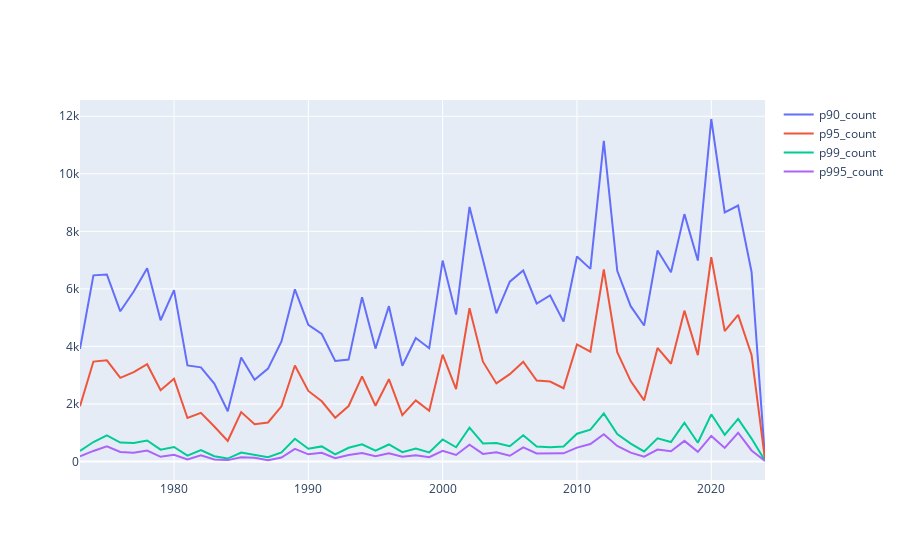

Notebook code cell kept with this figure:
### Code cell
import plotly.graph_objects as go

fig = go.Figure()

fig.add_trace(go.Scatter(x=era5_extreme_fwi_days['Year'], y=era5_extreme_fwi_days['p90_count'], mode='lines', name='p90_count'))
fig.add_trace(go.Scatter(x=era5_extreme_fwi_days['Year'], y=era5_extreme_fwi_days['p95_count'], mode='lines', name='p95_count'))
fig.add_trace(go.Scatter(x=era5_extreme_fwi_days['Year'], y=era5_extreme_fwi_days['p99_count'], mode='lines', name='p99_count'))
fig.add_trace(go.Scatter(x=era5_extreme_fwi_days['Year'], y=era5_extreme_fwi_days['p995_count'], mode='lines', name='p995_count'))

fig.show()
